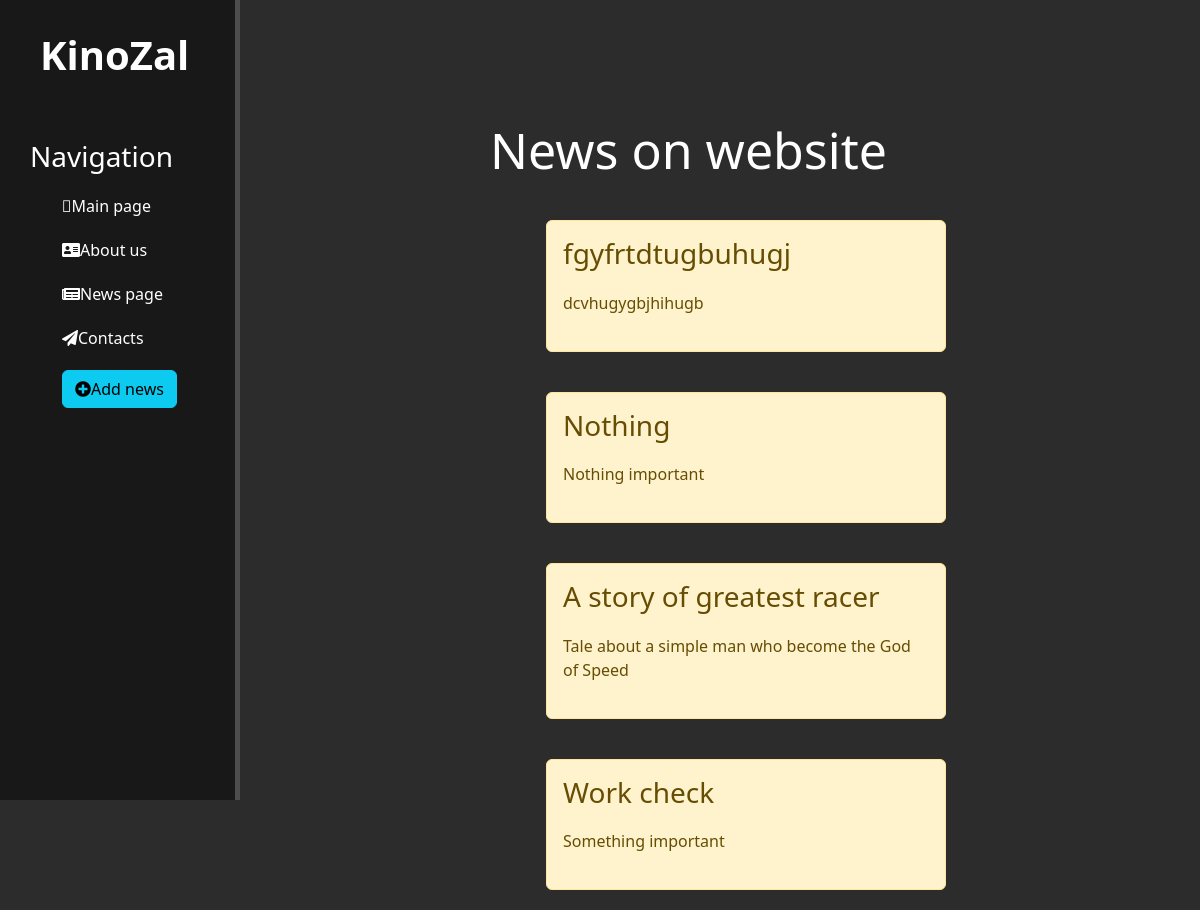
Page /news/ on the committed database.
### news/models.py (models this page shows, shortened)
class Articles(models.Model):
    title = models.CharField('Name', max_length=50)
    anons = models.CharField('Anons', max_length=250)
    full_text = models.TextField('Topic')
    date = models.DateTimeField('Date published')
    class Meta:
        verbose_name = 'Article'
        verbose_name_plural = 'Articles'

### news/views.py (the view)
# urls.py: path('', views.news_home, name='news_home'),
def news_home(request):
    news = Articles.objects.order_by('-date')
    return render(request,'news/news_home.html', {'news': news})

### news/templates/news/news_home.html (shortened to what this page needs)
{% extends 'main/layout.html' %}
{% block content%}
    <div class="features">
        <h1>News on website</h1>
        {% if news %}
            {% for el in news %}
                <div class="alert alert-warning">
                    <h3>{{  el.title }}</h3>
                    <p>{{  el.anons }}</p>
                </div>
            {% endfor %}
        {% else %}
            <p>There is no news</p>
        {% endif %}
    </div>
{% endblock %}

### main/templates/main/layout.html (shortened to what this page needs)
{% load static %}
<!doctype html>
<html lang="en">
<head>
    <link rel="stylesheet" href="https://cdn.jsdelivr.net/npm/bootstrap@5.3.2/dist/css/bootstrap.min.css">
    <link rel="stylesheet" href="{% static 'main/css/main.css' %}">
    <link rel="stylesheet" href="https://use.fontawesome.com/releases/v5.8.2/css/all.css">
</head>
<body>
    <aside>
        <span class="logo">KinoZal</span>
        <h3>Navigation</h3>
        <ul>
            <a href="{% url 'home' %}"><li><i class="fa-regular fa-square"></i>Main page</li></a>
            <a href="{% url 'about' %}"><li><i class="fas fa-address-card"></i>About us</li></a>
            <a href="{% url 'news_home' %}"><li><i class="fas fa-newspaper"></i>News page</li></a>
            <a href=""><li><i class="fas fa-paper-plane"></i>Contacts</li></a>
            <a href="{% url 'create' %}"><li><button class="btn btn-info"><i class="fas fa-plus-circle"></i>Add news</button></li></a>
        </ul>
    </aside>
    <main>
        {% block content %}
        {%  endblock %}
    </main>
</body>
</html>

### main/static/main/css/main.css (style rules this page uses)
body { background: #2c2c2c; }
aside { float: left; background: #181818; width: 20%; padding: 2.5%; height: 100vh; color: #fff; border-right: 5px solid #4d4d4d; }
aside .logo { font-size: 40px; margin-left: 10px; font-weight: bold; position: relative; top: -5px; }
aside h3 { margin-top:50px ; font-size: 28px; }
aside ul { list-style: none }
aside ul li { color: #ffff; display:block; margin-top:20px; transition: transform .6s ease; }
main .features { float: left; color: #ffff; margin-top:100px; margin-top: center; width: 75%; }
main .features h1 { font-size: 50px; max-width: 400px; margin: 20px auto }
main .features p { max-width: 400px; margin: 20px auto }
.alert-warning { float: left; clear: both; width: 400px; margin: 20px 34%; text-align: left; }

### main/templates/main/layout.html (style rules this page uses)
a { text-decoration: none; }

### rows in the picture
Articles: title "fgyfrtdtugbuhugj", anons "dcvhugygbjhihugb"
Articles: title "Nothing", anons "Nothing important"
Articles: title "A story of greatest racer", anons "Tale about a simple man who become the God of Speed"
Articles: title "Work check", anons "Something important"
